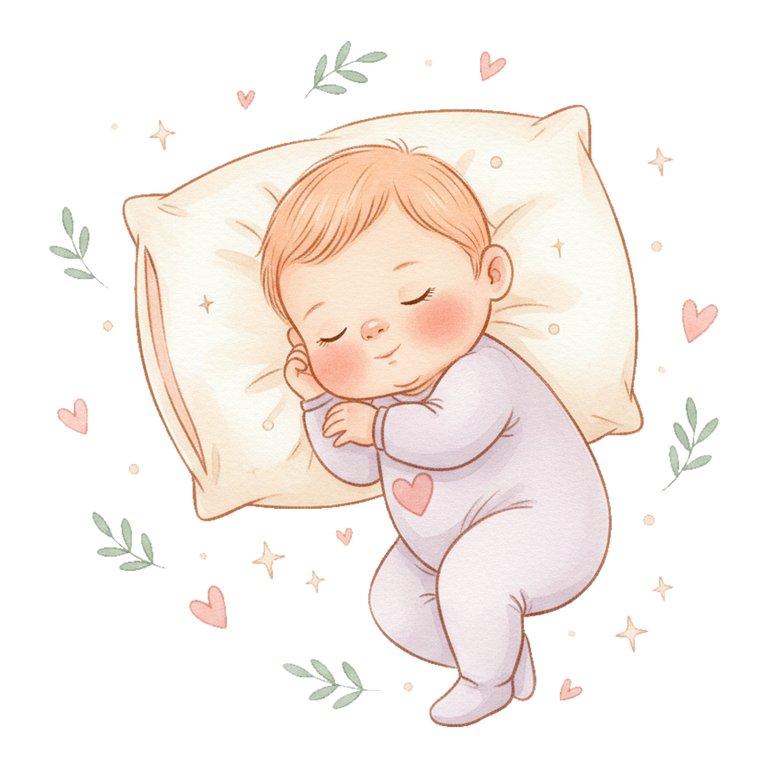
#> input picture app/assets/art/baby_sleep.png, 768 x 768 px, given in place of 7.webp, which was not available
$ python conv.py ../../app/assets/art ../../app/assets/art/diaper_few.png
#> lines starting #> are read from the running program, lines starting #| are printed output that depends on the picture
import sys, os
from PIL import Image

src, out = sys.argv[1], sys.argv[2]
os.makedirs(out, exist_ok=True)
for n in ['7', '8', '9', '10']:
    im = Image.open(os.path.join(src, n + '.webp'))
#> im is the input picture: PIL image 768x768 RGBA; mean R, G, B, A 93, 84.5, 78.8, 96.2
    print(n, im.size, im.mode)
#| 7 (768, 768) RGBA
    im.convert('RGB').save(os.path.join(out, 'ref' + n + '.png'))
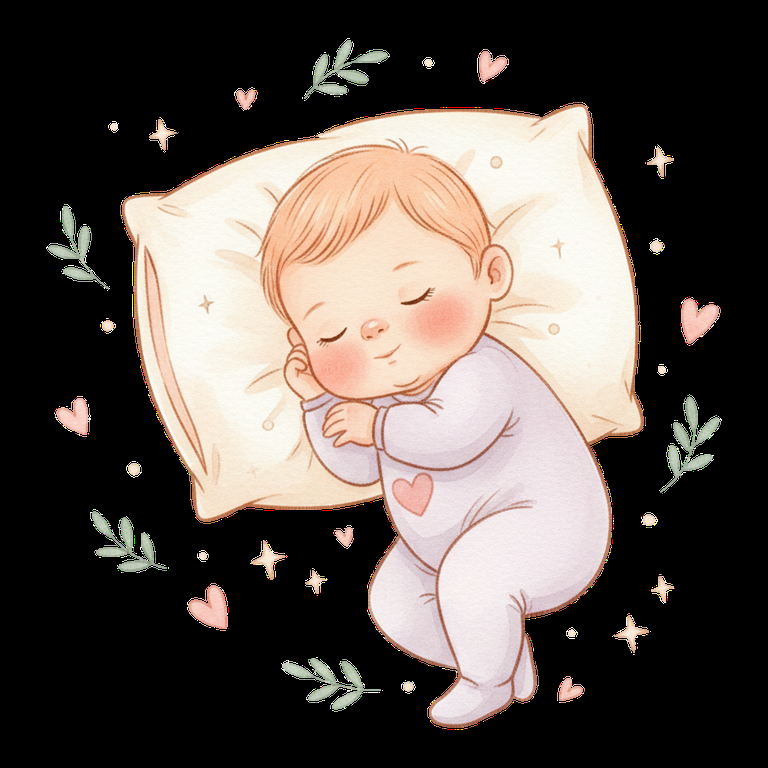
#> saved as ref7.png: PIL image 768x768 RGB; mean R, G, B 93, 84.5, 78.8
#> pass 2 of the loop `for n in ['7', '8', '9', '10']:`:
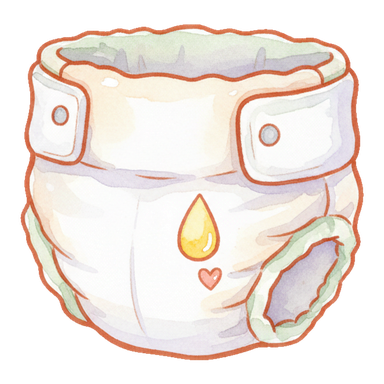
#> input picture app/assets/art/diaper_few.png, 384 x 384 px, given in place of 8.webp, which was not available
#> im is the input picture: PIL image 384x384 RGBA; mean R, G, B, A 160.4, 149.5, 142.7, 170.8
#| 8 (384, 384) RGBA
#> `im.convert('RGB').save(os.path.join(out, 'ref' + n + '.png'))`:
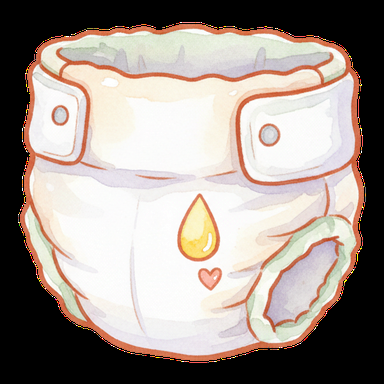
#> saved as ref8.png: PIL image 384x384 RGB; mean R, G, B 160.4, 149.5, 142.7
#> (the run stopped early here; a loop or call above may not have finished)
